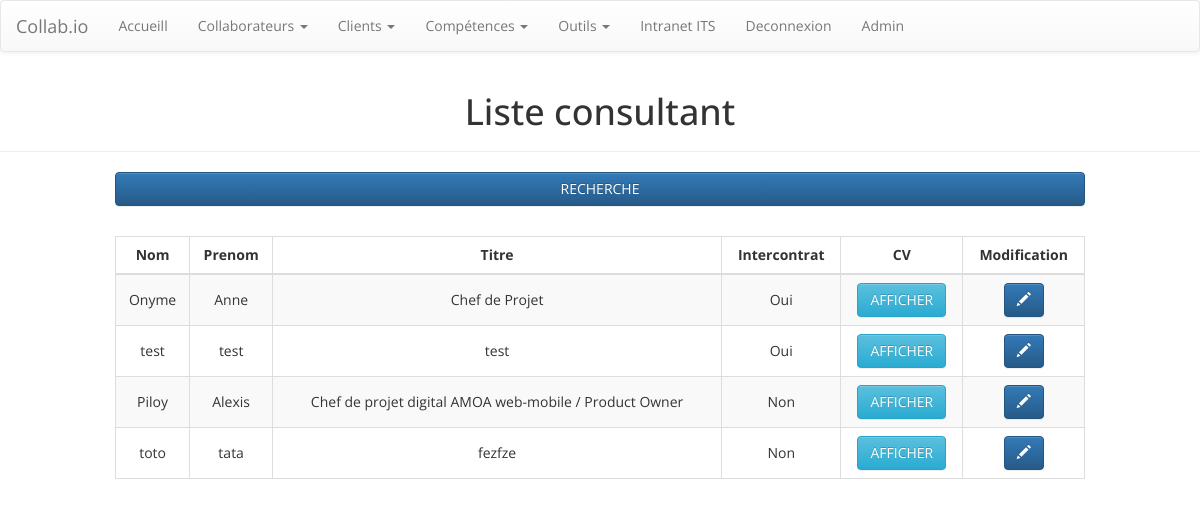
The page /consultant/ (signed in) on the database as committed earlier.
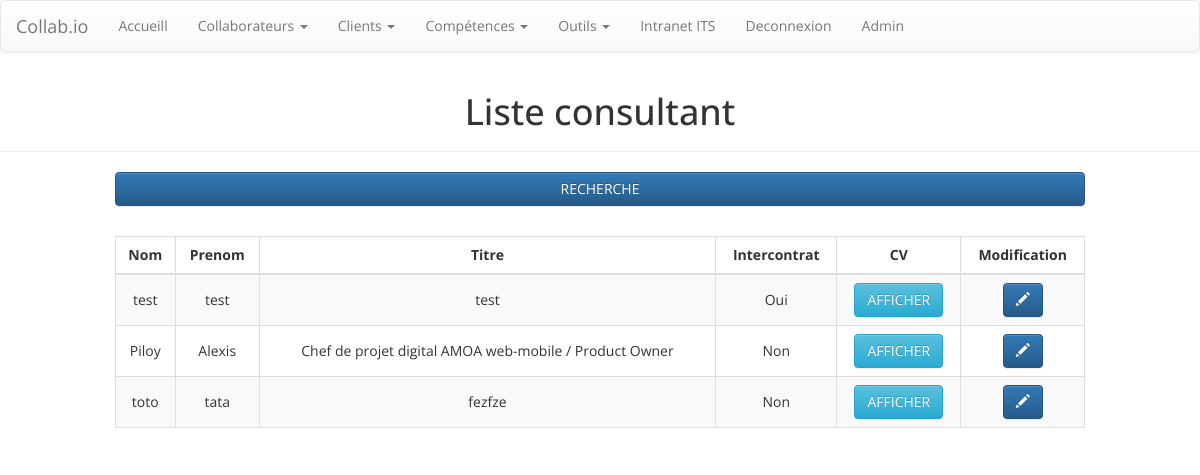
The same page on the database as committed later.
### collab/models.py (models this page shows, shortened)
class collaborateurs(models.Model):
    nomCollaborateur = models.CharField(max_length=200)
    prenomCollaborateur = models.CharField(max_length=200)
    titreCollaborateur = models.CharField(max_length=200)
    texteIntroductifCv = models.TextField(default='')
    nbAnneeExperience = models.IntegerField()
    codePostal = models.CharField(default='',max_length=200)
    telephone = models.CharField(default='',max_length=200)
    mail = models.CharField(default='',max_length=200)
    manager = models.ForeignKey(settings.AUTH_USER_MODEL, on_delete=models.SET_NULL, null=True)
    TYPE_CONTRAT = (
        ('I', 'Interne'),
        ('E', 'Externe'),
    )
    typeContrat = models.CharField(max_length=1, choices=TYPE_CONTRAT, default='I')
    tjm=models.DecimalField(decimal_places=2,max_digits=6, default=0.0)
    listeCompetencesCles = models.ManyToManyField(competences)
    formation = models.TextField()
    parcours = models.TextField()
    methodologie = models.TextField()
    langues = models.TextField()
    outilsCollaborateur = models.ManyToManyField(outils)
    estEnIntercontrat = models.BooleanField(default=False)
    class Meta:
        verbose_name = 'Consultant'

### collab/views.py (the view)
# urls.py: path('consultant/', views.liste_consultant, name='liste_consultant'),
def liste_consultant(request):
    template = loader.get_template('collab/liste_consultant_recherche.html')
    collab_list= collaborateurs.objects.all().order_by('id')
    page = request.GET.get('page', 1)
    paginator = Paginator(collab_list, 10)
    try:
        collabs= paginator.page(page)
    except PageNotAnInteger:
        collabs = paginator.page(1)
    except EmptyPage:
        collabs = paginator.page(paginator.num_pages)
    context={'collabs':collabs}
    return HttpResponse(template.render(context, request))

### collab/templatetags/collab_extras.py (called while the page is built)
@register.filter(name='statut_consultant')
def statut_consultant(id_collab):
    test = collaborateurs.objects.filter(pk=id_collab).values("estEnIntercontrat")
    if test[0]['estEnIntercontrat'] == True:
        return "Oui"
    else:
        return "Non"

@register.filter
def addstr(arg1, arg2):
    return str(arg1) + str(arg2)

### collab/templates/collab/liste_consultant_recherche.html (shortened to what this page needs)
{% extends 'collab/base.html' %}
{% load collab_extras %}
{% block content %}
    <div class="page-header">
        <h1 class="text-center">Liste consultant</h1></div>
    <div class="container" id="container">
        <div class="row recherche_barre" style="margin-bottom: 30px;">
            <div class="col-lg-10 col-lg-offset-1 col-md-10 col-md-offset-1 col-sm-10 col-sm-offset-1 col-xs-12">
                <div><a class="btn btn-primary btn-block" data-toggle="collapse" aria-expanded="false" aria-controls="collapse-1" role="button" href="#collapse-1">RECHERCHE </a>
                </div>
            </div>
        </div>
        <div class="row">
            <div class="col-lg-10 col-lg-offset-1 col-md-10 col-md-offset-1 col-sm-10 col-sm-offset-1 col-xs-12">
                <div class="table-responsive" id="liste-consultant">
                    <table class="table table-striped table-bordered">
                        <thead>
                            <tr class="text-center">
                                <th class="text-center">Nom </th>
                                <th class="text-center">Prenom </th>
                                <th class="text-center">Titre </th>
                                <th class="text-center">Intercontrat </th>
                                <th class="hidden-xs hidden-sm text-center">CV </th>
                                <th class="hidden-xs hidden-sm text-center">Modification </th>
                            </tr>
                        </thead>
                        <tbody>
                            {% for collab in collabs %}
                            {% with truc=collab.pk %}
                            {% with "/admin/collab/collaborateurs/"|addstr:collab.pk|addstr:"/change/" as urlModif %}
                            <tr>
                                <td>{{collab.nomCollaborateur}} </td>
                                <td>{{collab.prenomCollaborateur}} </td>
                                <td>{{collab.titreCollaborateur}} </td>
                                <td>{{truc|statut_consultant}} </td>
                                <td class="hidden-xs hidden-sm"> <a class="btn btn-info" role="button" href="{% url 'collaborateur_detail' collaborateurs_id=collab.pk %}">AFFICHER </a></td>
                                <td class="hidden-xs hidden-sm">
                                    <a class="btn btn-primary" role="button" href={{urlModif}}> <i class="glyphicon glyphicon-pencil"></i></a>
                                </td>
                            </tr>
                            {% endwith %}
                            {% endwith %}
                            {% endfor %}
                        </tbody>
                    </table>
                </div>
            </div>
        </div>
    </div>
{% endblock %}

### collab/templates/collab/base.html (shortened to what this page needs)
{% load static %}
{% load admin_urls %}
<!DOCTYPE html>
<html>
<head>
    <link rel="stylesheet" href={% static "collab/assets/bootstrap/css/bootstrap.min.css" %}>
    <link rel="stylesheet" href={% static "collab/assets/css/styles.css" %}>
    <link rel="stylesheet" href={% static "collab/assets/css/Full-Width-Center-Container.css" %}>
    <link rel="stylesheet" href={% static "collab/assets/css/Simple-Profile-Info.css" %}>
    <link rel="stylesheet" href={% static "collab/assets/css/Google-Style-Login.css" %}>
</head>
<body>
    <nav class="navbar navbar-default">
        <div class="container-fluid">
            <div class="navbar-header"><a class="navbar-brand navbar-link" href="{% url 'index'%}">Collab.io</a>
            </div>
            <div class="collapse navbar-collapse" id="navcol-1">
                <ul class="nav navbar-nav">
                    <li role="presentation"><a href="{% url 'index'%}">Accueill</a></li>
                    <li class="dropdown"><a class="dropdown-toggle" data-toggle="dropdown" aria-expanded="false" href="#">Collaborateurs <span class="caret"></span></a>
                    </li>
                    <li class="dropdown"><a class="dropdown-toggle" data-toggle="dropdown" aria-expanded="false" href="#">Clients <span class="caret"></span></a>
                    </li>
                    <li class="dropdown"><a class="dropdown-toggle" data-toggle="dropdown" aria-expanded="false" href="#">Compétences <span class="caret"></span></a>
                    </li>
                    <li class="dropdown"><a class="dropdown-toggle" data-toggle="dropdown" aria-expanded="false" href="#">Outils <span class="caret"></span></a>
                    </li>
                    <li role="presentation"><a href="https://intranet.itsgroup.fr/" target="_blank">Intranet ITS </a></li>
                    {% if user.is_authenticated %}
                    <li role="presentation"><a href="{% url 'logout' %}" id="nav_login" class="navbar-nav ml-auto">Deconnexion</a></li>
                    <li role="presentation"><a href="{% url 'admin:index'%}" id="nav_login" class="navbar-nav ml-auto">Admin </a></li>
                    {% else %}
                    <li role="presentation"><a href="{% url 'login' %}" id="nav_login" class="navbar-nav ml-auto">Connexion</a></li>
                    {% endif %}
                </ul>
            </div>
        </div>
    </nav>
    {% if user.is_authenticated %}
    {% block content %}
    {% endblock %}
    {% else %}
    <p style="text-align:center;"> <b>Veuillez vous <a href="/accounts/login">identifier</a></b></p>
    {% endif %}
</body>
</html>

### collab/static/collab/assets/css/styles.css (style rules this page uses)
div#liste-consultant.table-responsive { text-align:center; }
table th.text-center, table td.text-center { text-align:center; }
.table > tbody > tr > td { vertical-align:middle; }
a.btn.btn-primary { text-decoration-color:white; }

### collab/static/collab/assets/css/Full-Width-Center-Container.css (style rules this page uses)
div#container.container { width:100%; }

### collab/static/collab/assets/css/Simple-Profile-Info.css (style rules this page uses)
* { -webkit-border-radius:0 0 0 0; border-radius:0 0 0 0; font-family:'Open Sans'; }

Rows that differ between the two databases and show on the page:
removed collaborateurs: nomCollaborateur "Onyme", prenomCollaborateur "Anne", titreCollaborateur "Chef de Projet", pk|statut_consultant "Oui"
